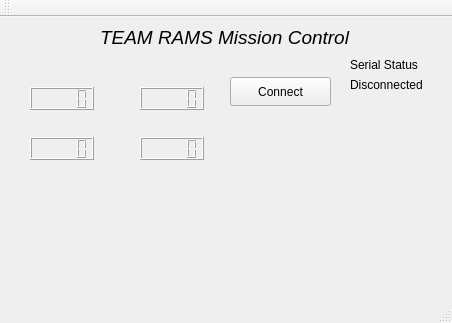
<?xml version="1.0" encoding="UTF-8"?>
<ui version="4.0">
 <class>Moni_Con</class>
 <widget class="QMainWindow" name="Moni_Con">
  <property name="geometry">
   <rect>
    <x>0</x>
    <y>0</y>
    <width>452</width>
    <height>323</height>
   </rect>
  </property>
  <property name="windowTitle">
   <string>Moni_Con</string>
  </property>
  <widget class="QWidget" name="centralWidget">
   <widget class="QLCDNumber" name="sonar">
    <property name="geometry">
     <rect>
      <x>30</x>
      <y>70</y>
      <width>64</width>
      <height>23</height>
     </rect>
    </property>
   </widget>
   <widget class="QLCDNumber" name="temperature">
    <property name="geometry">
     <rect>
      <x>140</x>
      <y>70</y>
      <width>64</width>
      <height>23</height>
     </rect>
    </property>
   </widget>
   <widget class="QLCDNumber" name="ranger">
    <property name="geometry">
     <rect>
      <x>30</x>
      <y>120</y>
      <width>64</width>
      <height>23</height>
     </rect>
    </property>
   </widget>
   <widget class="QLCDNumber" name="flex">
    <property name="geometry">
     <rect>
      <x>140</x>
      <y>120</y>
      <width>64</width>
      <height>23</height>
     </rect>
    </property>
   </widget>
   <widget class="QLabel" name="label">
    <property name="geometry">
     <rect>
      <x>100</x>
      <y>10</y>
      <width>251</width>
      <height>21</height>
     </rect>
    </property>
    <property name="font">
     <font>
      <pointsize>14</pointsize>
      <italic>true</italic>
     </font>
    </property>
    <property name="text">
     <string>TEAM RAMS Mission Control</string>
    </property>
    <property name="textFormat">
     <enum>Qt::AutoText</enum>
    </property>
   </widget>
   <widget class="QPushButton" name="connect_button">
    <property name="geometry">
     <rect>
      <x>230</x>
      <y>60</y>
      <width>101</width>
      <height>29</height>
     </rect>
    </property>
    <property name="text">
     <string>Connect</string>
    </property>
   </widget>
   <widget class="QLabel" name="label_2">
    <property name="geometry">
     <rect>
      <x>350</x>
      <y>40</y>
      <width>91</width>
      <height>16</height>
     </rect>
    </property>
    <property name="text">
     <string>Serial Status</string>
    </property>
   </widget>
   <widget class="QLabel" name="statuslab">
    <property name="geometry">
     <rect>
      <x>350</x>
      <y>60</y>
      <width>91</width>
      <height>16</height>
     </rect>
    </property>
    <property name="text">
     <string>Disconnected</string>
    </property>
   </widget>
  </widget>
  <widget class="QMenuBar" name="menuBar">
   <property name="geometry">
    <rect>
     <x>0</x>
     <y>0</y>
     <width>452</width>
     <height>23</height>
    </rect>
   </property>
  </widget>
  <widget class="QToolBar" name="mainToolBar">
   <attribute name="toolBarArea">
    <enum>TopToolBarArea</enum>
   </attribute>
   <attribute name="toolBarBreak">
    <bool>false</bool>
   </attribute>
  </widget>
  <widget class="QStatusBar" name="statusBar"/>
 </widget>
 <layoutdefault spacing="6" margin="11"/>
 <resources/>
 <connections/>
</ui>
